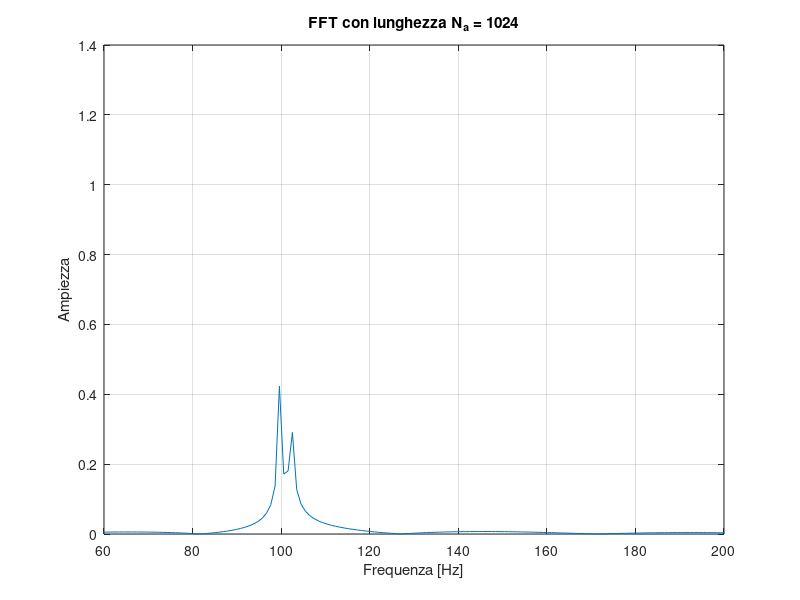
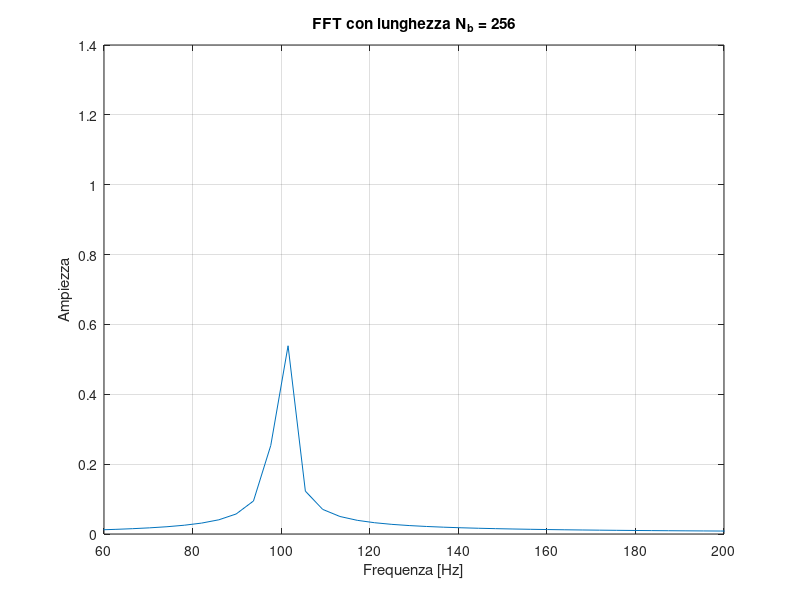

MATLAB code to generate these figures, in order:
% Effetto della lunghezza della finestra sulla risoluzione in frequenza
% della trasformata di Fourier discrete (DFT) tramite FFT.
%
% M. Scarpiniti (Dip. DIET - Sapienza Università di Roma)

Fs = 1000;     % Frequenza di campionamento
f1 = 100;      % Frequenza prima sinusoide
f2 = 102;      % Frequenza seconda sinusoide
t = 0:1/Fs:1;  % Asse temporale

Na = 1024;     % Prima lughezza della FFT
Nb = 256;      % Seconda lughezza della FFT
fa = (0:Na-1)*(Fs/Na);  % Asse delle frequenze corrispondente a Na
fb = (0:Nb-1)*(Fs/Nb);

x = cos(2*pi*f1*t) + 0.8*cos(2*pi*f2*t);   % Sinusoide

Xa = fft(x, Na);      % FFT su Na punti
Xb = fft(x, Nb);      % FFT su Nb punti


% Grafico della FFT su Na punti
figure
plot(fa(1:end/2+1), abs(Xa(1:end/2+1))/Na, LineWidth=1.2)
xlim([60, 200])
grid on
title('FFT con lunghezza N_a = 1024')
xlabel('Frequenza [Hz]')
ylabel('Ampiezza')

% Grafico della FFT su Nb punti
figure
plot(fb(1:end/2+1), abs(Xb(1:end/2+1))/Nb, LineWidth=1.2)
xlim([60, 200])
grid on
title('FFT con lunghezza N_b = 256')
xlabel('Frequenza [Hz]')
ylabel('Ampiezza')
